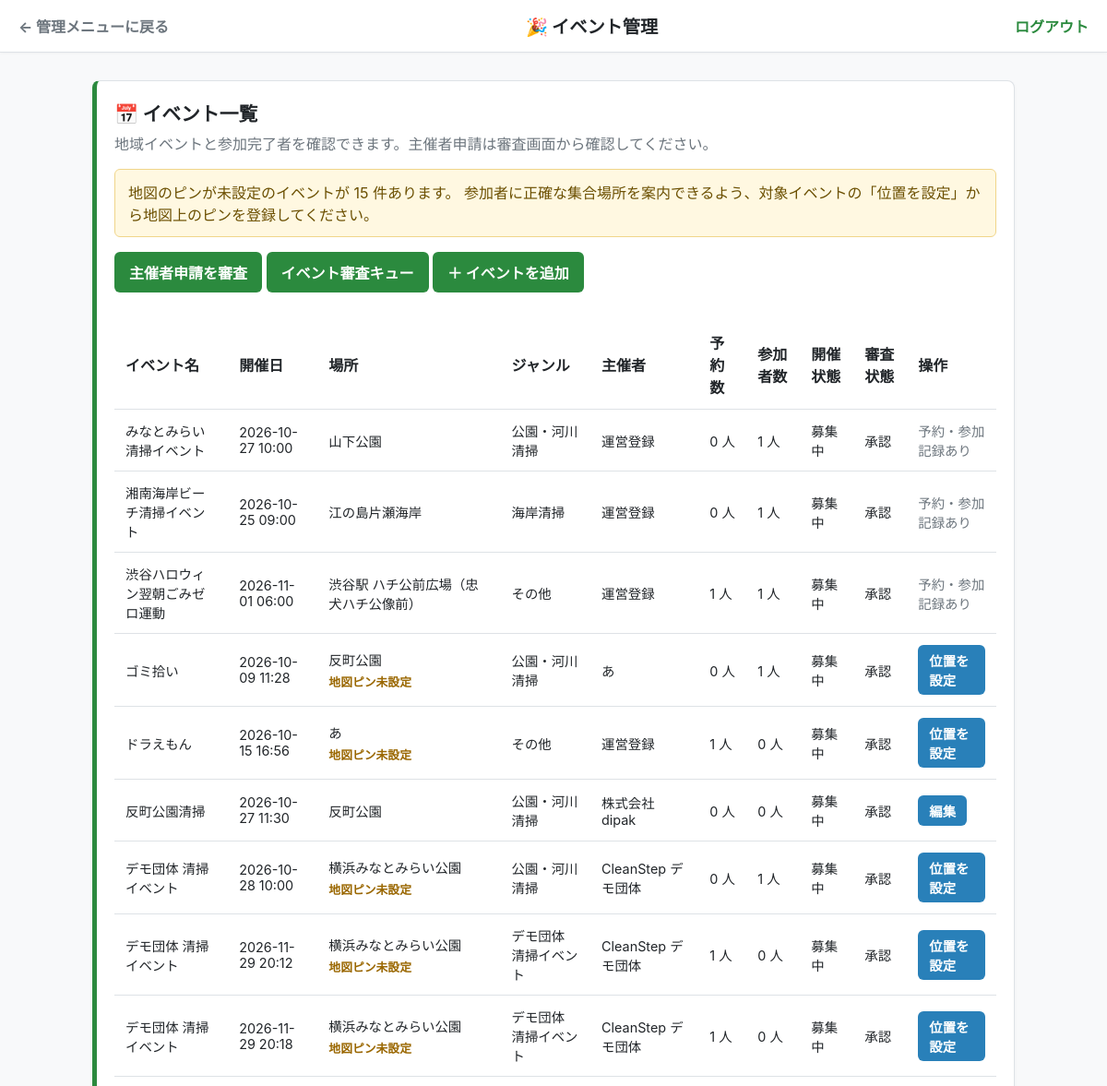
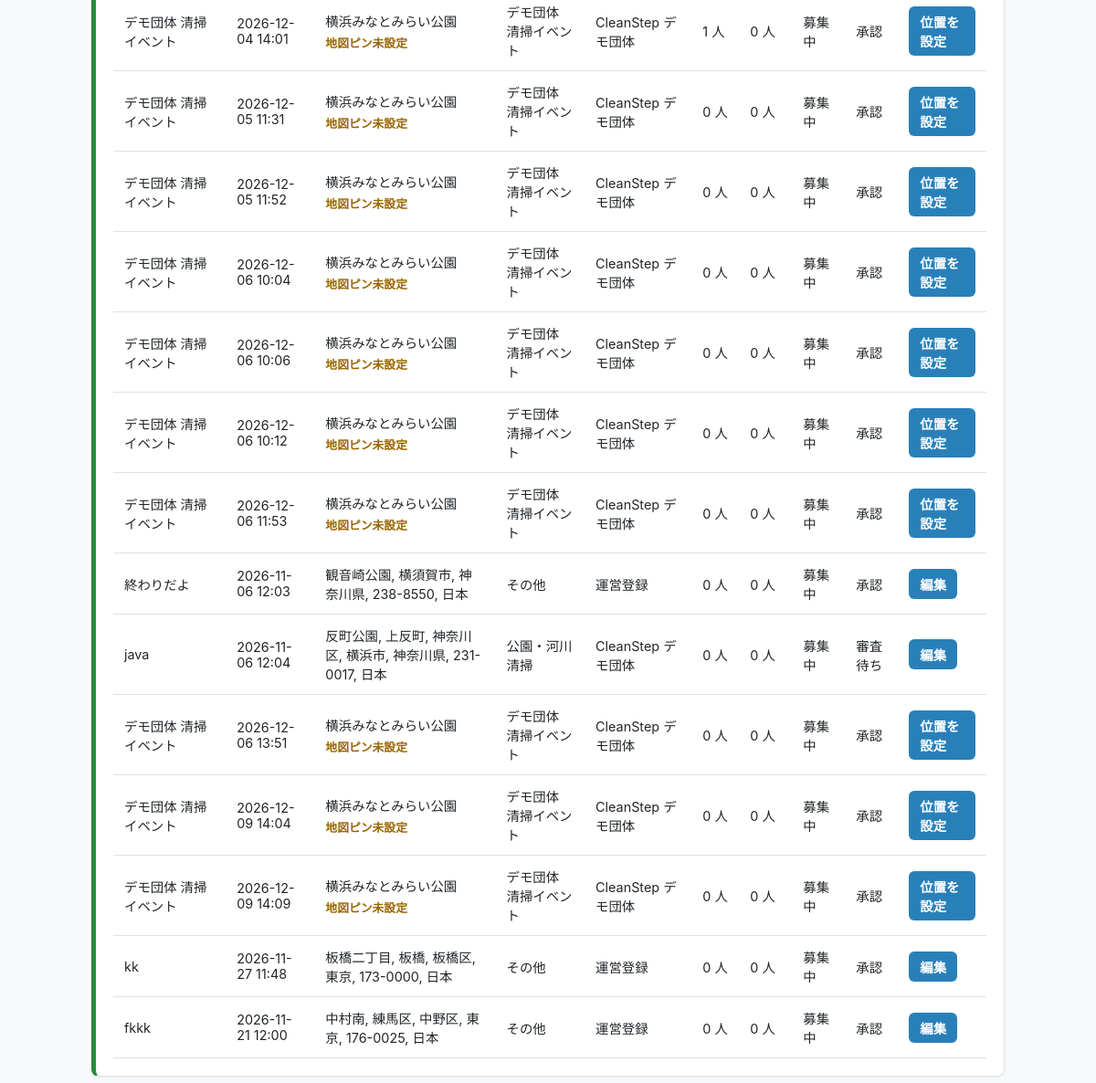
/admin/events (signed in), run on the app's committed database (2 pictures, top to bottom).
### tables this page shows
CREATE TABLE events (
                id INTEGER PRIMARY KEY AUTOINCREMENT,
                name TEXT,
                location TEXT,
                datetime TEXT,
                bonus_points INTEGER,
                organizer_id INTEGER,
                status TEXT NOT NULL DEFAULT 'open' CHECK(status IN ('open', 'cancelled')), review_status TEXT NOT NULL
                DEFAULT 'approved'
                CHECK(review_status IN ('pending', 'reviewing', 'changes_requested', 'approved', 'rejected')), review_comment TEXT, reviewed_by INTEGER REFERENCES users(id), reviewed_at TEXT, organization_id INTEGER REFERENCES organizations(id), latitude REAL, longitude REAL, reward_details TEXT, category TEXT NOT NULL DEFAULT 'その他', capacity INTEGER NOT NULL DEFAULT 20, purpose_issue TEXT NOT NULL DEFAULT '',
                FOREIGN KEY (organizer_id) REFERENCES users(id)
            );

### app.py (the view)
@app.route('/admin/events')
@admin_required
def admin_events():
    conn = get_db()
    try:
        events = conn.execute('''
            SELECT
                e.id,
                e.name,
                e.location,
                e.latitude,
                e.longitude,
                e.datetime AS date,
                e.bonus_points,
                e.category,
                e.status,
                e.review_status,
                COALESCE(o.name, u.name) AS organizer_name,
                COUNT(DISTINCT a.user_id) AS participants,
                COUNT(DISTINCT CASE WHEN r.status = 'reserved' THEN r.user_id END) AS reservations
            FROM events e
            LEFT JOIN organizations o ON o.id = e.organization_id
            LEFT JOIN users u ON u.id = e.organizer_id
            LEFT JOIN activity_history a ON a.event_id = e.id
            LEFT JOIN event_reservations r ON r.event_id = e.id
            GROUP BY e.id, e.name, e.location, e.datetime, e.bonus_points,
                e.category, e.latitude, e.longitude, e.status, e.review_status,
                o.name, u.name
            ORDER BY e.id
        ''').fetchall()
    finally:
        conn.close()
    missing_map_count = sum(
        event['latitude'] is None or event['longitude'] is None
        for event in events
    )
    return render_template(
        'admin_events.html',
        events=events,
        missing_map_count=missing_map_count,
    )

### app.py (called while the page is built, shortened)
def get_db():
    conn = sqlite3.connect(DATABASE)
    conn.row_factory = sqlite3.Row
    conn.execute("PRAGMA foreign_keys = ON")
    return conn

def admin_required(func):
    @wraps(func)
    def wrapper(*args, **kwargs):
        user_id = session.get('user_id')
        if session.get('role') != 'admin' or not user_id:
            return redirect(url_for('login'))
        conn = get_db()
        try:
            user = conn.execute(
                'SELECT role FROM users WHERE id = ?', (user_id,)
            ).fetchone()
        finally:
            conn.close()
        if not user or user['role'] != 'admin':
            session.clear()
            return redirect(url_for('login'))
        return func(*args, **kwargs)
    return wrapper

def _detect_view_mode():
    ua = (request.headers.get('User-Agent') or '').lower()
    if any(token in ua for token in ('mobile', 'android', 'iphone', 'ipod', 'iemobile')):
        return 'mobile'
    return 'pc'

@app.context_processor
def inject_csrf_token():
    if 'csrf_token' not in session:
        session['csrf_token'] = secrets.token_urlsafe(32)
    unread_notifications = 0
    effective_view = _detect_view_mode()
    return {
        'csrf_token': session['csrf_token'],
        'unread_notifications': unread_notifications,
        'view_mode': effective_view,
        'region_profile': get_region_profile(),
    }

### templates/admin_events.html (shortened to what this page needs)
<!DOCTYPE html>
<html lang="ja">
<head>
</head>
<body>
    <nav>
        <div style="display:flex; justify-content:space-between; align-items:center;">
            <a href="{{ url_for('admin_dashboard') }}">← 管理メニューに戻る</a>
            <span style="font-weight:800; font-size:1.2rem;">🎉 イベント管理</span>
            <a href="{{ url_for('logout') }}" style="color:var(--primary-green); font-weight:700;">ログアウト</a>
        </div>
    </nav>
    <div class="container">
        <div class="hover-card" style="border-left:5px solid var(--primary-green);">
            <h2 style="font-size:1.3rem; font-weight:800; margin:0;">
                <span class="card-icon">📅</span> イベント一覧
            </h2>
            <p class="muted" style="margin-top:6px;">
                地域イベントと参加完了者を確認できます。主催者申請は審査画面から確認してください。
            </p>
            {% if missing_map_count %}
            <p class="map-warning" role="status">
                地図のピンが未設定のイベントが {{ missing_map_count }} 件あります。
                参加者に正確な集合場所を案内できるよう、対象イベントの「位置を設定」から地図上のピンを登録してください。
            </p>
            {% endif %}
            <a href="{{ url_for('admin_organizer_applications') }}" class="btn-add" style="display:inline-block; text-decoration:none;">主催者申請を審査</a>
            <a href="{{ url_for('admin_event_reviews') }}" class="btn-add" style="display:inline-block; text-decoration:none;">イベント審査キュー</a>
            <a href="{{ url_for('admin_event_add') }}" class="btn-add" style="display:inline-block; text-decoration:none;">＋ イベントを追加</a>
            <table>
                <thead>
                    <tr>
                        <th>イベント名</th>
                        <th>開催日</th>
                        <th>場所</th>
                        <th>ジャンル</th>
                        <th>主催者</th>
                        <th>予約数</th>
                        <th>参加者数</th>
                        <th>開催状態</th>
                        <th>審査状態</th>
                        <th>操作</th>
                    </tr>
                </thead>
                <tbody>
                    {% for event in events %}
                    <tr>
                        <td>{{ event.name }}</td>
                        <td>{{ event.date }}</td>
                        <td>
                            {{ event.location }}
                            {% if event.latitude is none or event.longitude is none %}
                                <span class="map-missing">地図ピン未設定</span>
                            {% endif %}
                        </td>
                        <td>{{ event.category }}</td>
                        <td>{{ event.organizer_name or '運営登録' }}</td>
                        <td>{{ event.reservations }} 人</td>
                        <td>{{ event.participants }} 人</td>
                        <td>{{ '募集中' if event.status == 'open' else '中止' }}</td>
                        <td>{{ {'pending': '審査待ち', 'reviewing': '審査中', 'changes_requested': '修正依頼', 'approved': '承認', 'rejected': '却下'}[event.review_status] }}</td>
                        <td>
                            {% if event.latitude is none or event.longitude is none %}
                                <a href="{{ url_for('admin_event_location', event_id=event.id) }}" class="btn-edit" style="display:inline-block; text-decoration:none;">位置を設定</a>
                            {% elif event.status == 'open' and event.participants == 0 and event.reservations == 0 %}
                                <a href="{{ url_for('admin_event_edit', event_id=event.id) }}" class="btn-edit" style="display:inline-block; text-decoration:none;">編集</a>
                            {% else %}
                                <span class="muted">予約・参加記録あり</span>
                            {% endif %}
                        </td>
                    </tr>
                    {% endfor %}
                </tbody>
            </table>
        </div>
    </div>
</body>
</html>

### templates/admin_events.html (style rules this page uses)
:root { --primary-green: #2b8a3e; --primary-light: #f4fbf6; --bg-gray: #f8f9fa; --border-gray: #dee2e6; --text-dark: #212529; --text-muted: #6c757d; --danger-red: #c0392b; --info-blue: #2980b9; }
body { font-family: -apple-system, BlinkMacSystemFont, "Segoe UI", Roboto, "Helvetica Neue", Arial, sans-serif; background-color: var(--bg-gray); color: var(--text-dark); margin: 0; padding: 0; }
nav { background: #ffffff; border-bottom: 1px solid var(--border-gray); padding: 14px 20px; box-shadow: 0 1px 3px rgba(0,0,0,0.04); }
nav a { text-decoration: none; color: var(--text-muted); font-weight: 700; }
.container { max-width: 1000px; margin: 0 auto; padding: 30px 20px; }
.hover-card { background: #ffffff; border: 1px solid var(--border-gray); border-radius: 8px; padding: 19px; margin-bottom: 20px; box-shadow: 0 2px 4px rgba(0,0,0,0.04); transition: transform 0.2s ease-out, box-shadow 0.2s ease-out, background-color 0.2s ease-out; overflow-x: auto; }
.card-icon { transition: transform 0.2s ease-out; }
table { width: 100%; min-width: 760px; border-collapse: collapse; margin-top: 15px; }
th, td { padding: 12px; border-bottom: 1px solid var(--border-gray); text-align: left; }
th { background-color: #ffffff; font-weight: 700; color: var(--text-dark); }
td { background-color: #ffffff; font-size: 0.9rem; }
.muted { color: var(--text-muted); }
.map-warning { margin: 16px 0; padding: 12px 14px; border: 1px solid #f0d58a; border-radius: 6px; background: #fff8e1; color: #6b4f00; }
.map-missing { display: block; margin-top: 4px; color: #9a6700; font-size: 0.8rem; font-weight: 700; }
.btn-add { background-color: var(--primary-green); color: #fff; padding: 10px 16px; border-radius: 6px; border: none; font-weight: 700; cursor: pointer; margin-bottom: 15px; }
.btn-edit { background-color: var(--info-blue); color: #fff; padding: 6px 12px; border-radius: 6px; border: none; font-weight: 700; cursor: pointer; }

### data on the page
events: name "みなとみらい清掃イベント", date "2026-10-27 10:00", location "山下公園", category "公園・河川清掃", organizer_name "運営登録", reservations "0", participants "1", status "募集中", review_status "承認", latitude "予約・参加記録あり"
events: name "湘南海岸ビーチ清掃イベント", date "2026-10-25 09:00", location "江の島片瀬海岸", category "海岸清掃", organizer_name "運営登録", reservations "0", participants "1", status "募集中", review_status "承認", latitude "予約・参加記録あり"
events: name "渋谷ハロウィン翌朝ごみゼロ運動", date "2026-11-01 06:00", location "渋谷駅 ハチ公前広場（忠犬ハチ公像前）", category "その他", organizer_name "運営登録", reservations "1", participants "1", status "募集中", review_status "承認", latitude "予約・参加記録あり"
events: name "ゴミ拾い", date "2026-10-09 11:28", location "反町公園", shows "地図ピン未設定", category "公園・河川清掃", organizer_name "あ", reservations "0", participants "1", status "募集中", review_status "承認"
events: name "ドラえもん", date "2026-10-15 16:56", location "あ", shows "地図ピン未設定", category "その他", organizer_name "運営登録", reservations "1", participants "0", status "募集中", review_status "承認"
events: name "反町公園清掃", date "2026-10-27 11:30", location "反町公園", category "公園・河川清掃", organizer_name "株式会社dipak", reservations "0", participants "0", status "募集中", review_status "承認"
events: name "デモ団体 清掃イベント", date "2026-10-28 10:00", location "横浜みなとみらい公園", shows "地図ピン未設定", category "公園・河川清掃", organizer_name "CleanStep デモ団体", reservations "0", participants "1", status "募集中", review_status "承認"
events: name "デモ団体 清掃イベント", date "2026-11-29 20:12", location "横浜みなとみらい公園", shows "地図ピン未設定", category "デモ団体 清掃イベント", organizer_name "CleanStep デモ団体", reservations "1", participants "0", status "募集中", review_status "承認"
events: name "デモ団体 清掃イベント", date "2026-11-29 20:18", location "横浜みなとみらい公園", shows "地図ピン未設定", category "デモ団体 清掃イベント", organizer_name "CleanStep デモ団体", reservations "1", participants "0", status "募集中", review_status "承認"
events: name "デモ団体 清掃イベント", date "2026-12-04 14:01", location "横浜みなとみらい公園", shows "地図ピン未設定", category "デモ団体 清掃イベント", organizer_name "CleanStep デモ団体", reservations "1", participants "0", status "募集中", review_status "承認"
events: name "デモ団体 清掃イベント", date "2026-12-05 11:31", location "横浜みなとみらい公園", shows "地図ピン未設定", category "デモ団体 清掃イベント", organizer_name "CleanStep デモ団体", reservations "0", participants "0", status "募集中", review_status "承認"
events: name "デモ団体 清掃イベント", date "2026-12-05 11:52", location "横浜みなとみらい公園", shows "地図ピン未設定", category "デモ団体 清掃イベント", organizer_name "CleanStep デモ団体", reservations "0", participants "0", status "募集中", review_status "承認"
events: name "デモ団体 清掃イベント", date "2026-12-06 10:04", location "横浜みなとみらい公園", shows "地図ピン未設定", category "デモ団体 清掃イベント", organizer_name "CleanStep デモ団体", reservations "0", participants "0", status "募集中", review_status "承認"
events: name "デモ団体 清掃イベント", date "2026-12-06 10:06", location "横浜みなとみらい公園", shows "地図ピン未設定", category "デモ団体 清掃イベント", organizer_name "CleanStep デモ団体", reservations "0", participants "0", status "募集中", review_status "承認"
events: name "デモ団体 清掃イベント", date "2026-12-06 10:12", location "横浜みなとみらい公園", shows "地図ピン未設定", category "デモ団体 清掃イベント", organizer_name "CleanStep デモ団体", reservations "0", participants "0", status "募集中", review_status "承認"
events: name "デモ団体 清掃イベント", date "2026-12-06 11:53", location "横浜みなとみらい公園", shows "地図ピン未設定", category "デモ団体 清掃イベント", organizer_name "CleanStep デモ団体", reservations "0", participants "0", status "募集中", review_status "承認"
events: name "終わりだよ", date "2026-11-06 12:03", location "観音崎公園, 横須賀市, 神奈川県, 238-8550, 日本", category "その他", organizer_name "運営登録", reservations "0", participants "0", status "募集中", review_status "承認"
events: name "java", date "2026-11-06 12:04", location "反町公園, 上反町, 神奈川区, 横浜市, 神奈川県, 231-0017, 日本", category "公園・河川清掃", organizer_name "CleanStep デモ団体", reservations "0", participants "0", status "募集中", review_status "審査待ち"
events: name "デモ団体 清掃イベント", date "2026-12-06 13:51", location "横浜みなとみらい公園", shows "地図ピン未設定", category "デモ団体 清掃イベント", organizer_name "CleanStep デモ団体", reservations "0", participants "0", status "募集中", review_status "承認"
events: name "デモ団体 清掃イベント", date "2026-12-09 14:04", location "横浜みなとみらい公園", shows "地図ピン未設定", category "デモ団体 清掃イベント", organizer_name "CleanStep デモ団体", reservations "0", participants "0", status "募集中", review_status "承認"
events: name "デモ団体 清掃イベント", date "2026-12-09 14:09", location "横浜みなとみらい公園", shows "地図ピン未設定", category "デモ団体 清掃イベント", organizer_name "CleanStep デモ団体", reservations "0", participants "0", status "募集中", review_status "承認"
events: name "kk", date "2026-11-27 11:48", location "板橋二丁目, 板橋, 板橋区, 東京, 173-0000, 日本", category "その他", organizer_name "運営登録", reservations "0", participants "0", status "募集中", review_status "承認"
events: name "fkkk", date "2026-11-21 12:00", location "中村南, 練馬区, 中野区, 東京, 176-0025, 日本", category "その他", organizer_name "運営登録", reservations "0", participants "0", status "募集中", review_status "承認"

### other printed values
{{ missing_map_count }} "15"
